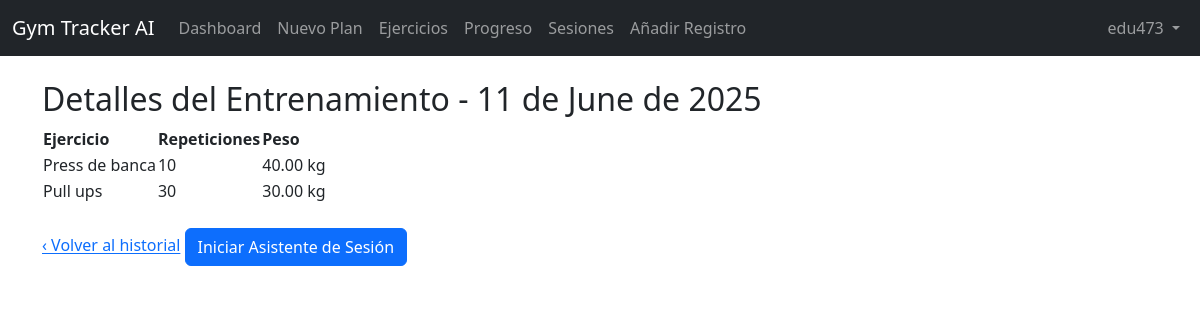
Page /sesion/1/ (signed in) on the committed database.
### tracker/models.py (models this page shows, shortened)
class SesionEntrenamiento(models.Model):
    usuario = models.ForeignKey(User, on_delete=models.CASCADE, default=1)
    fecha = models.DateField(default=timezone.now)

class RegistroSet(models.Model):
    sesion = models.ForeignKey(SesionEntrenamiento, on_delete=models.CASCADE, related_name='registros')
    ejercicio = models.ForeignKey(Ejercicio, on_delete=models.CASCADE)
    repeticiones = models.PositiveIntegerField()
    peso = models.DecimalField(max_digits=5, decimal_places=2)
    tiempo_descanso = models.PositiveIntegerField(help_text="Tiempo de descanso en segundos", null=True, blank=True)

class Ejercicio(models.Model):
    nombre = models.CharField(max_length=100, unique=True, help_text="Nombre del ejercicio")
    descripcion = models.TextField(help_text="Descripción detallada del ejercicio", null=True, blank=True)
    muscle_group = models.CharField(max_length=50, help_text="Grupo muscular principal", null=True, blank=True)

### tracker/views.py (the view)
# urls.py: path('sesion/<int:pk>/', DetalleSesionView.as_view(), name='detalle-sesion'),
class DetalleSesionView(LoginRequiredMixin, DetailView):
    model = SesionEntrenamiento
    template_name = 'tracker/detalle_sesion.html'
    context_object_name = 'sesion'
    def get_context_data(self, **kwargs):
        context = super().get_context_data(**kwargs)
        context['registros'] = RegistroSet.objects.filter(sesion=self.object).order_by('ejercicio__nombre')
        return context

### tracker/templates/tracker/detalle_sesion.html
{% extends "tracker/base.html" %}
{% block content %}
    <h2>Detalles del Entrenamiento - {{ sesion.fecha|date:"d \d\e F \d\e Y" }}</h2>
    {% if registros %}
        <table>
            <thead>
                <tr>
                    <th>Ejercicio</th>
                    <th>Repeticiones</th>
                    <th>Peso</th>
                </tr>
            </thead>
            <tbody>
                {% for registro in registros %}
                <tr>
                    <td>{{ registro.ejercicio.nombre }}</td>
                    <td>{{ registro.repeticiones }}</td>
                    <td>{{ registro.peso }} kg</td>
                </tr>
                {% endfor %}
            </tbody>
        </table>
    {% else %}
        <p>No hay registros para esta sesión.</p>
    {% endif %}
    <br>
    <a href="{% url 'lista-sesiones' %}">‹ Volver al historial</a>
<a href="{% url 'asistente-sesion' sesion.pk %}" class="btn btn-primary">Iniciar Asistente de Sesión</a>
{% endblock %}

### tracker/templates/tracker/base.html (shortened to what this page needs)
<!DOCTYPE html>
<html lang="es">
<head>
    <link href="https://cdn.jsdelivr.net/npm/bootstrap@5.3.0/dist/css/bootstrap.min.css" rel="stylesheet">
</head>
<body>
    <nav class="navbar navbar-expand-lg navbar-dark bg-dark">
        <div class="container-fluid">
            <a class="navbar-brand" href="{% url 'dashboard' %}">Gym Tracker AI</a>
            <div class="collapse navbar-collapse" id="navbarNav">
                <ul class="navbar-nav me-auto mb-2 mb-lg-0">
                    {% if user.is_authenticated %}
                        <li class="nav-item">
                            <a class="nav-link" href="{% url 'dashboard' %}">Dashboard</a>
                        </li>
                        <li class="nav-item">
                            <a class="nav-link" href="{% url 'crear-plan' %}">Nuevo Plan</a>
                        </li>
                        <li class="nav-item">
                            <a class="nav-link" href="{% url 'lista-ejercicios' %}">Ejercicios</a>
                        </li>
                        <li class="nav-item">
                            <a class="nav-link" href="{% url 'progreso' %}">Progreso</a>
                        </li>
                        <li class="nav-item">
                            <a class="nav-link" href="{% url 'lista-sesiones' %}">Sesiones</a>
                        </li>
                        <li class="nav-item">
                            <a class="nav-link" href="{% url 'agregar-registro' %}">Añadir Registro</a>
                        </li>
                    {% endif %}
                </ul>
                <ul class="navbar-nav">
                    {% if user.is_authenticated %}
                        <li class="nav-item dropdown">
                            <a class="nav-link dropdown-toggle" href="#" id="navbarDropdown" role="button" data-bs-toggle="dropdown" aria-expanded="false">
                                {{ user.username }}
                            </a>
                        </li>
                    {% endif %}
                </ul>
            </div>
        </div>
    </nav>
    <main class="container mt-4">
        {% block content %}
        {% endblock %}
    </main>
</body>
</html>

### rows in the picture
SesionEntrenamiento: fecha "11 de June de 2025"
RegistroSet: ejercicio.nombre "Press de banca", repeticiones "10", peso "40.00"
RegistroSet: ejercicio.nombre "Pull ups", repeticiones "30", peso "30.00"

### other values in the picture
{{ user.username }} "edu473"
